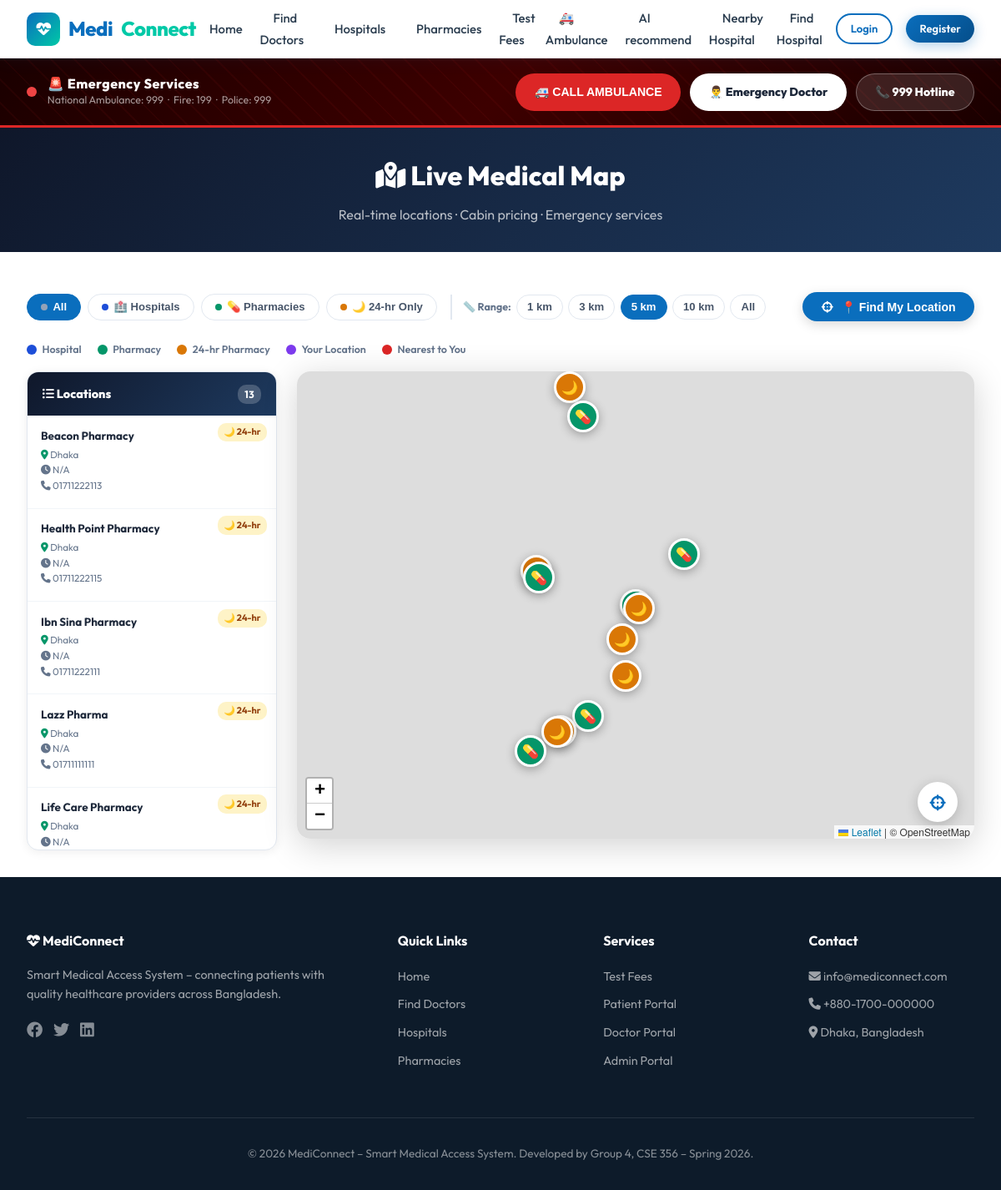
/nearby-pharmacies.php, run on the app's committed database.
### tables this page shows
CREATE TABLE `pharmacies` (
  `id` int(11) NOT NULL,
  `name` varchar(150) NOT NULL,
  `address` text NOT NULL,
  `city` varchar(100) DEFAULT NULL,
  `phone` varchar(20) DEFAULT NULL,
  `is_open_24h` tinyint(1) DEFAULT 0,
  `latitude` decimal(10,8) DEFAULT NULL,
  `longitude` decimal(11,8) DEFAULT NULL
);

### nearby-pharmacies.php (the view, shortened to what this page needs)
<?php
require_once 'includes/functions.php';
$pharma_col_res = mysqli_query($conn,
    "SELECT COLUMN_NAME FROM information_schema.COLUMNS
     WHERE TABLE_SCHEMA = DATABASE() AND TABLE_NAME = 'pharmacies'");
$pharma_all_cols = [];
while ($c = mysqli_fetch_assoc($pharma_col_res)) $pharma_all_cols[] = $c['COLUMN_NAME'];
if      (in_array('is_24hr',     $pharma_all_cols)) $col_24hr  = 'is_24hr';
else if (in_array('is_open_24h', $pharma_all_cols)) $col_24hr  = 'is_open_24h';
else                                                 $col_24hr  = "'no'";
if      (in_array('open_hours',  $pharma_all_cols)) $col_hours = 'open_hours';
else if (in_array('hours',       $pharma_all_cols)) $col_hours = 'hours';
else if (in_array('opening_hours',$pharma_all_cols)) $col_hours = 'opening_hours';
else                                                 $col_hours = "'N/A'";
$pharmacies_raw = mysqli_query($conn,
    "SELECT id, name, address, city, phone,
            $col_hours AS open_hours,
            $col_24hr  AS is_24hr,
            latitude, longitude
     FROM pharmacies
     WHERE latitude IS NOT NULL AND longitude IS NOT NULL
     ORDER BY $col_24hr DESC, name");
$map_hospitals = [];
$map_pharmacies = [];
while ($pharmacies_raw && $p = mysqli_fetch_assoc($pharmacies_raw)) {
    $map_pharmacies[] = [
        'id'      => (int)$p['id'],
        'name'    => $p['name'],
        'address' => $p['address'],
        'city'    => $p['city'],
        'phone'   => $p['phone'],
        'hours'   => $p['open_hours'] ?? 'N/A',
        'is24hr'  => ($p['is_24hr'] == 'yes' || $p['is_24hr'] == 1),
        'lat'     => (float)$p['latitude'],
        'lng'     => (float)$p['longitude'],
        'type'    => 'pharmacy',
    ];
}
require_once 'includes/header.php';
?>
<link rel="stylesheet" href="https://unpkg.com/leaflet@1.9.4/dist/leaflet.css"/>
<div class="sos-banner">
  <div class="sos-inner">
    <div class="sos-label">
      <span class="blink-dot"></span>
      <div>
        <h2>🚨 Emergency Services</h2>
        <p>National Ambulance: 999 &nbsp;·&nbsp; Fire: 199 &nbsp;·&nbsp; Police: 999</p>
      </div>
    </div>
    <div class="sos-actions">
      <button class="btn-sos btn-sos-ambulance" onclick="openSOS()">
        🚑 CALL AMBULANCE
      </button>
      <a href="doctors.php?emergency=1" class="btn-sos btn-sos-doctor">
        👨‍⚕️ Emergency Doctor
      </a>
      <a href="tel:999" class="btn-sos btn-sos-hotline">
        📞 999 Hotline
      </a>
    </div>
  </div>
</div>
<div class="page-header" style="background:linear-gradient(135deg,#0f172a,#1e3a5f);color:#fff;padding:2rem;">
  <h1 style="color:#fff;"><i class="fas fa-map-marked-alt"></i> Live Medical Map</h1>
  <p style="color:rgba(255,255,255,.7);">Real-time locations · Cabin pricing · Emergency services</p>
</div>
<section class="section" style="padding:2rem;">
<div class="container">
  <div style="display:flex;justify-content:space-between;align-items:center;flex-wrap:wrap;gap:1rem;padding:1rem 0;">
    <div class="map-filters" style="padding:0;">
      <button class="fbtn active" id="f-all"      onclick="setFilter('all')">
        <span class="dot" style="background:#94a3b8;"></span> All
      </button>
      <button class="fbtn" id="f-hospital" onclick="setFilter('hospital')">
        <span class="dot" style="background:#1d4ed8;"></span> 🏥 Hospitals
      </button>
      <button class="fbtn" id="f-pharmacy" onclick="setFilter('pharmacy')">
        <span class="dot" style="background:#059669;"></span> 💊 Pharmacies
      </button>
      <button class="fbtn" id="f-24hr" onclick="setFilter('24hr')">
        <span class="dot" style="background:#d97706;"></span> 🌙 24-hr Only
      </button>
      <div style="display:flex;align-items:center;gap:.4rem;margin-left:.5rem;padding-left:.8rem;border-left:2px solid #e2e8f0;">
        <span style="font-size:.78rem;font-weight:700;color:#64748b;">📏 Range:</span>
        <button class="fbtn range-btn" id="r-1"  onclick="setRange(1)"  style="padding:.4rem .75rem;">1 km</button>
        <button class="fbtn range-btn" id="r-3"  onclick="setRange(3)"  style="padding:.4rem .75rem;">3 km</button>
        <button class="fbtn range-btn active" id="r-5"  onclick="setRange(5)"  style="padding:.4rem .75rem;">5 km</button>
        <button class="fbtn range-btn" id="r-10" onclick="setRange(10)" style="padding:.4rem .75rem;">10 km</button>
        <button class="fbtn range-btn" id="r-0"  onclick="setRange(0)"  style="padding:.4rem .75rem;">All</button>
      </div>
    </div>
    <button onclick="locateMe()" id="locate-main-btn"
            style="display:inline-flex;align-items:center;gap:.6rem;
                   background:var(--primary);color:#fff;border:none;
                   padding:.6rem 1.4rem;border-radius:50px;cursor:pointer;
                   font-weight:700;font-size:.88rem;
                   box-shadow:0 4px 14px rgba(0,0,0,.15);
                   transition:transform .15s,box-shadow .15s;">
      <i class="fas fa-crosshairs" id="locate-icon-main"></i>
      <span id="locate-btn-text">📍 Find My Location</span>
    </button>
  </div>
  <div class="legend">
    <div class="leg"><span class="leg-dot" style="background:#1d4ed8;"></span>Hospital</div>
    <div class="leg"><span class="leg-dot" style="background:#059669;"></span>Pharmacy</div>
    <div class="leg"><span class="leg-dot" style="background:#d97706;"></span>24-hr Pharmacy</div>
    <div class="leg"><span class="leg-dot" style="background:#7c3aed;"></span>Your Location</div>
    <div class="leg"><span class="leg-dot" style="background:#dc2626;"></span>Nearest to You</div>
  </div>
  <div class="map-layout">
    <div id="sidebar">
      <div class="sidebar-header">
        <h4><i class="fas fa-list-ul"></i> Locations</h4>
        <span id="sb-count" style="background:rgba(255,255,255,.2);padding:.1rem .55rem;border-radius:10px;font-size:.75rem;font-weight:700;">
          <?= count($map_hospitals) + count($map_pharmacies) ?>
        </span>
      </div>
      <div id="sidebar-scroll">
        <?php foreach ($map_pharmacies as $p): ?>
        <div class="loc-item" id="li-p-<?= $p['id'] ?>"
             data-type="pharmacy" data-lat="<?= $p['lat'] ?>" data-lng="<?= $p['lng'] ?>"
             onclick="focusItem('pharmacy',<?= $p['id'] ?>)">
          <span class="type-tag" style="background:<?= $p['is24hr'] ? '#fef3c7;color:#92400e' : '#d1fae5;color:#065f46' ?>;">
            <?= $p['is24hr'] ? '🌙 24-hr' : '💊 Pharma' ?>
          </span>
          <h5><?= htmlspecialchars($p['name']) ?></h5>
          <p class="sub"><i class="fas fa-map-marker-alt" style="color:#059669;"></i> <?= htmlspecialchars($p['city']) ?></p>
          <p class="sub"><i class="fas fa-clock"></i> <?= htmlspecialchars($p['hours']) ?></p>
          <?php if ($p['phone']): ?>
          <p class="sub"><i class="fas fa-phone"></i> <?= htmlspecialchars($p['phone']) ?></p>
          <?php endif; ?>
        </div>
        <?php endforeach; ?>
      </div>
    </div>
    <div id="map-wrap">
      <div id="map"></div>
      <button id="locate-fab" onclick="locateMe()" title="Find My Location">
        <i class="fas fa-crosshairs" id="locate-icon"></i>
      </button>
    </div>
  </div>
</div>
</section>
<?php require_once 'includes/footer.php'; ?>

### css/style.css (style rules this page uses)
:root { --primary: #0A6EBD; --primary-dark: #054E8A; --primary-light: #E8F4FF; --secondary: #00C9A7; --accent: #FF6B35; --dark: #0D1B2A; --gray-dark: #2C3E50; --gray: #6B7A8D; --gray-light: #F0F4F8; --white: #FFFFFF; --danger: #E74C3C; --success: #27AE60; --warning: #F39C12; --shadow: 0 4px 24px rgba(10,110,189,0.10); --shadow-lg: 0 8px 40px rgba(10,110,189,0.18); --radius: 14px; --radius-sm: 8px; }
* { margin: 0; padding: 0; box-sizing: border-box; }
body { font-family: 'Outfit', sans-serif; color: var(--dark); background: var(--white); line-height: 1.6; }
.section { padding: 5rem 2rem; }
.container { max-width: 1200px; margin: 0 auto; }
.page-header { background: linear-gradient(135deg, var(--primary), var(--primary-dark)); color: white; padding: 3rem 2rem; text-align: center; }
.page-header h1 { font-size: 2rem; font-weight: 800; margin-bottom: 0.5rem; }
.page-header p { color: rgba(255,255,255,0.8); }

### data on the page
pharmacies: is_open_24h "🌙 24-hr", name "Beacon Pharmacy", city "Dhaka", hours "N/A", phone "01711222113"
pharmacies: is_open_24h "🌙 24-hr", name "Health Point Pharmacy", city "Dhaka", hours "N/A", phone "01711222115"
pharmacies: is_open_24h "🌙 24-hr", name "Ibn Sina Pharmacy", city "Dhaka", hours "N/A", phone "01711222111"
pharmacies: is_open_24h "🌙 24-hr", name "Lazz Pharma", city "Dhaka", hours "N/A", phone "01711111111"
pharmacies: is_open_24h "🌙 24-hr", name "Life Care Pharmacy", city "Dhaka", hours "N/A"

### other printed values
count($map_hospitals) + count($map_pharmacies) "13"
